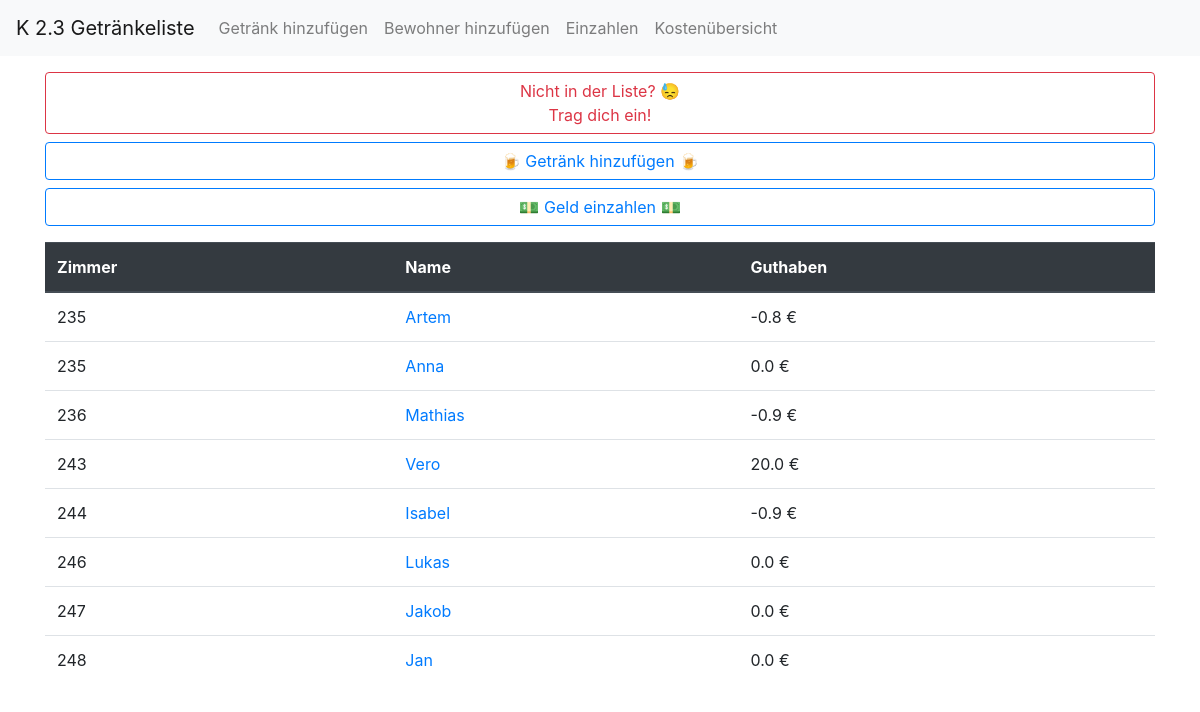
The page /drinkcounter/overview/ on the database as committed earlier.
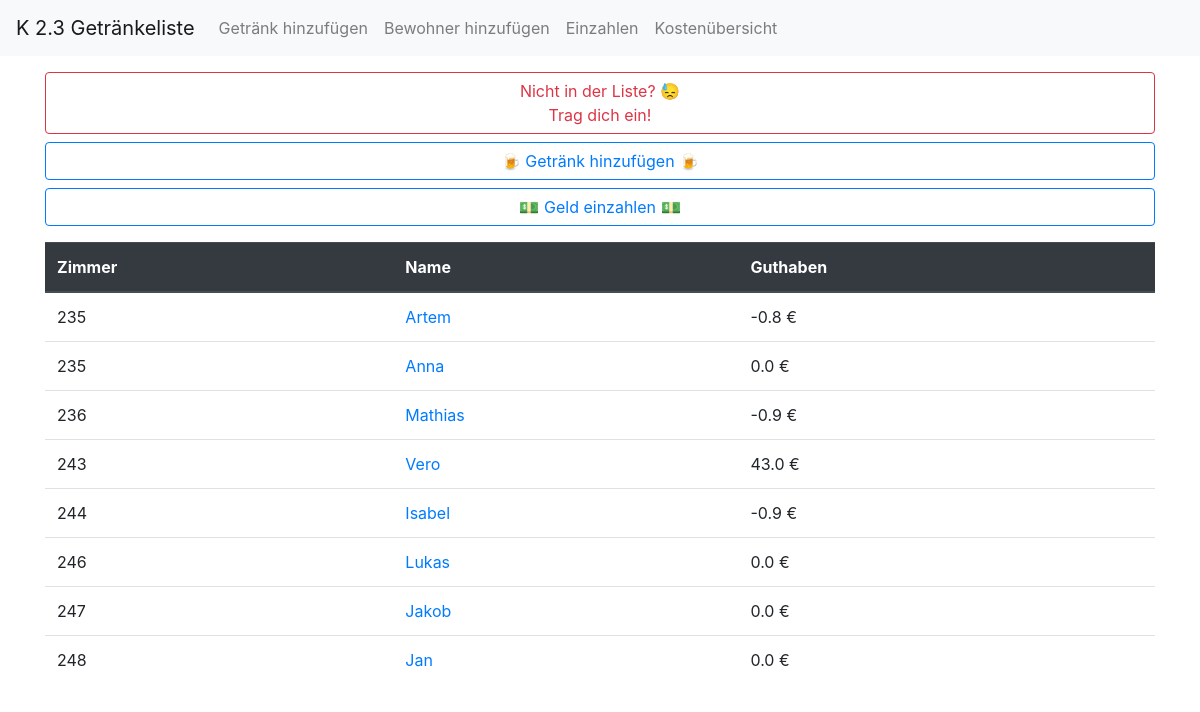
The same page on the database as committed later.
### drinkcounter/models.py (models this page shows, shortened)
class Resident(models.Model):
    class Meta:
        verbose_name = 'Resident'
        verbose_name_plural = 'Residents'
    room_number = models.IntegerField()
    name = models.CharField(max_length=50)
    moved_out = models.BooleanField(default=False)
    credit = models.FloatField(default=0)
    def calculateConsumptionPerResident(self):
        """
        Calculate how much each beverages each resident consumes
        """
        return Consumption.objects.filter(resident=self).count()
    consumption_count = property(calculateConsumptionPerResident)

### drinkcounter/views.py (the view)
# urls.py: path('overview/', OverviewView.as_view(), name='OverviewView'),
class OverviewView(TemplateView):
    template_name = 'drinkcounter/overview.html'
    def get(self, request):
        try:
            resident_internal = Resident.objects.filter(room_number__range=(235, 248), moved_out=False)
            resident_internal = resident_internal.order_by('room_number')
            resident_internal_mvd = Resident.objects.filter(room_number__range=(235, 248), moved_out=True)
            resident_internal_mvd = resident_internal_mvd.order_by('room_number')
            resident_external = Resident.objects.exclude(room_number__range=(235, 248))
            resident_external = resident_external.order_by('room_number')
            beverage = Beverage.objects.all()
            consumption = Consumption.objects.all()
        except ObjectDoesNotExist:
            raise Http404("This resident does not exist")
        context = {
            'resident_internal': resident_internal,
            'resident_internal_mvd': resident_internal_mvd,
            'resident_external': resident_external,
            'consumption': consumption,
            'beverage': beverage,
        }
        return render(request, self.template_name, context=context)

### drinkcounter/templates/drinkcounter/overview.html (shortened to what this page needs)
{% extends "navbar.html" %}
{% load drinkcounter_extras %}
{% block content %}
<div class="container mt-3">
    <div class="row mb-3">
        <div class="col">
            <a class="btn btn-outline-danger btn-block" href="{% url 'drinkcounter:AddResidentView' %}">Nicht in der Liste? &#128531; <br>Trag dich ein!</a>
            <a class="btn btn-outline-primary btn-block" href="{% url 'drinkcounter:AddBeverageView' %}">&#127866; Getränk hinzufügen &#127866;</a>
            <a class="btn btn-outline-primary btn-block" href="{% url 'drinkcounter:MakePaymentView' %}">💵 Geld einzahlen 💵</a>
        </div>
    </div>
    <div class="row justify-content-center">
        <div class="col">
            <table class="table">
                <thead class="thead-dark">
                    <tr>
                        <th scope="col">Zimmer</th>
                        <th scope="col">Name</th>
                        <th scope="col">Guthaben</th>
                    </tr>
                </thead>
                <tbody>
                    {% for resident in resident_internal %}
                    <tr>
                        <td>{{ resident.room_number }}</td>
                        <td><a href="{% url 'drinkcounter:DetailedView' resident.id %}">{{ resident.name }}</a></td>
                        <td>{{ resident.credit }} €</td>
                    </tr>
                    {% endfor %}
                </tbody>
                </table>
        </div>
    </div>
</div>
{% endblock %}

Rows that differ between the two databases and show on the page:
changed Resident "Vero": credit "20.0" → "43.0"
